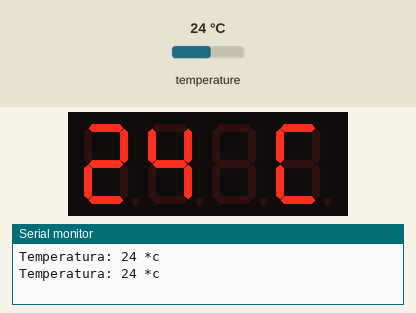
The sketch below on a simulated Arduino Uno, built with avr-gcc and run on an emulated ATmega328P. On the bench: 4-digit seven-segment display, the last lines printed to the serial monitor. The test bench sets the inputs (shaded band); at power-on: temperature 24 °C.

Above: at 6.3 s.
6.4 s: temperature set to 12 °C
At 10.2 s:
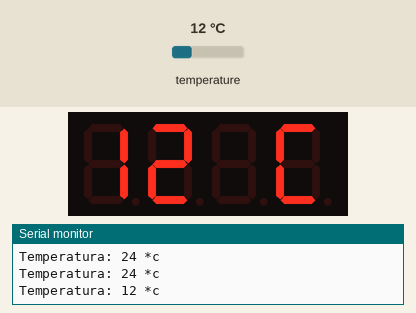
11.8 s: temperature set to 19 °C
At 14.5 s:
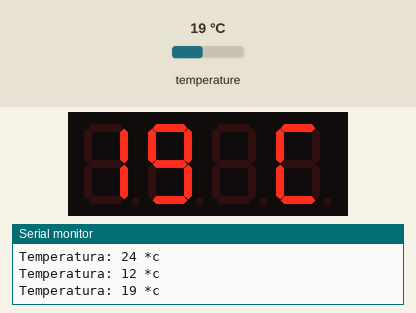
17.2 s: temperature set to 28 °C
At 18.8 s:
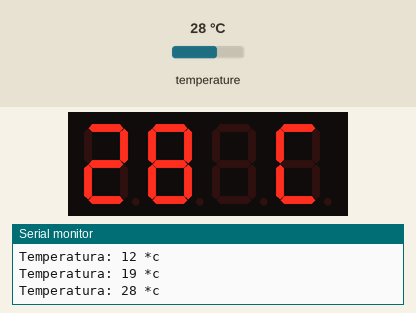

The sketch:

arduino_water_sensor_digit_display.ino
```cpp
#include "TM1637.h"
#include <OneWire.h>
#include <DallasTemperature.h>

#define LED_CLK 2
#define LED_DIO 3
#define PIN_SENSOR_WATER 7

TM1637 led(LED_CLK, LED_DIO);
OneWire ourWire(PIN_SENSOR_WATER);
DallasTemperature sensor(&ourWire);

unsigned char ledPoint = 1;
int actualTemperature = 0;

void setup()
{
  Serial.begin(9600);
  sensor.begin();

  led.init();
  // BRIGHT_TYPICAL = 2, BRIGHT_DARKEST = 0, BRIGHTEST = 7
  led.set(BRIGHT_TYPICAL);
}

void loop()
{
  showIntro();

  getTemperature();

  showTemperature();

  delay(500);
}

void showIntro()
{
  for (int i=0; i<10; i++)
  {
    led.point(ledPoint);
    ledPoint = (~ledPoint) & 0x01;
    led.clearDisplay();
    delay(50);
  }

  led.point(POINT_OFF);
  led.clearDisplay();
}

void getTemperature(void)
{
  sensor.requestTemperatures();

  actualTemperature = sensor.getTempCByIndex(0);

  Serial.print("Temperatura: ");
  Serial.print(actualTemperature);
  Serial.println(" *c");
  delay(200);
}

void showTemperature(void)
{
  led.display(3, 12); // C
  led.display(0, actualTemperature / 10); // primeiro digito
  led.display(1, actualTemperature % 10); // segundo digito

  delay(2000);
}
```

Measured:
- what the display in image 2 shows lasts 2.5 s, from 13.9 s to 16.4 s
